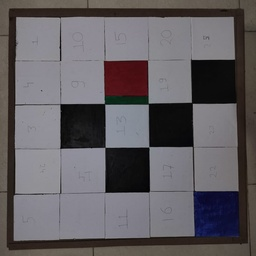
#> input picture maze.jpeg, 256 x 256 px, shrunk from 1500 x 1500 before the run
$ python image_conversion.py
#> lines starting #> are read from the running program, lines starting #| are printed output that depends on the picture
import cv2
import numpy as np

# Load the image
image = cv2.imread("maze.jpeg")
#> image is the input picture: shape (256, 256, 3); mean B, G, R 97.5, 93.8, 97.9
image = cv2.cvtColor(image, cv2.COLOR_BGR2RGB)  # Convert to RGB

# Define RGB color thresholds
colors = {
    "red": (255, 0, 0),
    "green": (0, 255, 0),
    "blue": (0, 0, 255),
    "black": (0, 0, 0),
    "white": (255, 255, 255),
}

# Convert image to numpy array
height, width, _ = image.shape
#> height = 256; width = 256
output = np.zeros_like(image)

# Function to find closest color
def closest_color(pixel):
    distances = {color: np.linalg.norm(np.array(pixel) - np.array(rgb)) for color, rgb in colors.items()}
    return colors[min(distances, key=distances.get)]

# Process each pixel
for i in range(height):
    for j in range(width):
        output[i, j] = closest_color(image[i, j])
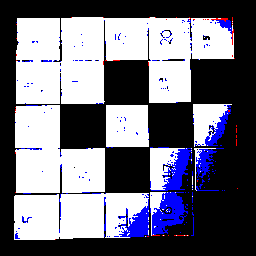
#> output: shape (256, 256, 3); mean R, G, B 113, 112.4, 126.2

# Save and display the output
output_bgr = cv2.cvtColor(output, cv2.COLOR_RGB2BGR)
cv2.imwrite("output.jpg", output_bgr)
cv2.imshow("Digital RGB Image", output_bgr)
cv2.waitKey(0)
#> (the run stopped early here; a loop or call above may not have finished)
